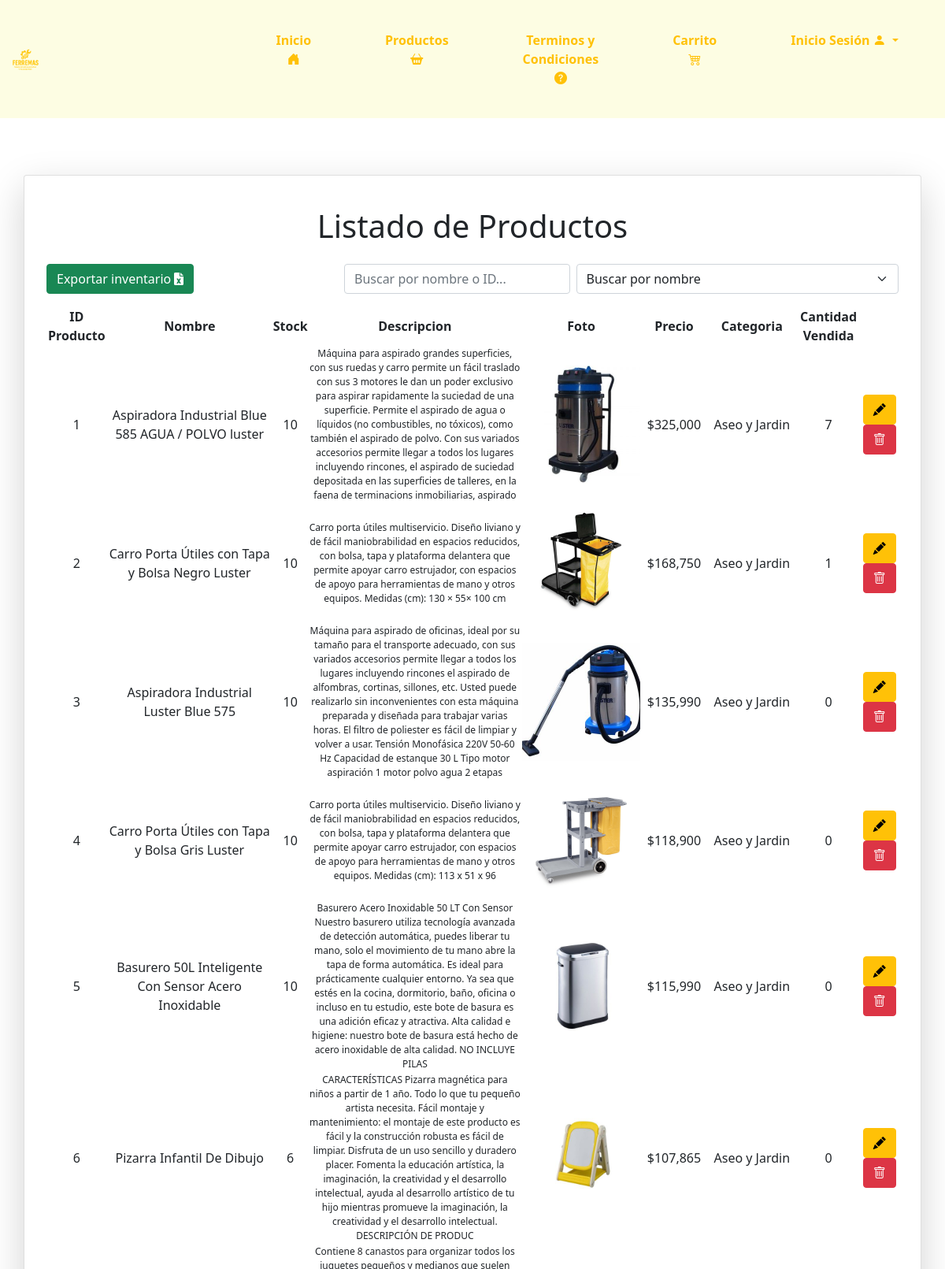
The page /listaproducto/ (upper part) on the database its author committed.
### core/models.py (models this page shows, shortened)
class Producto(models.Model):
    codProducto = models.IntegerField(primary_key=True)
    nombreP = models.CharField(max_length=100)
    stock = models.IntegerField()
    descipcion = models.CharField(max_length=500)
    foto = models.ImageField(upload_to="productos")  # Directorio de destino para las imágenes de los productos
    precio = models.IntegerField()
    categoria = models.ForeignKey(Categoria, on_delete=models.CASCADE)

class Categoria(models.Model):
    idCategoria = models.IntegerField(primary_key=True)
    nombreCa = models.CharField(max_length=50)
    def __str__(self) -> str:
        return self.nombreCa

### core/views.py (the view)
# urls.py: path('listaproducto/', listaproducto, name="listaproducto"),
def listaproducto(request):
    productoListado = Producto.objects.all()
    categorias = Categoria.objects.all()
    productos_vendidos = DetalleVenta.objects.values('producto_id').annotate(total_vendido=Sum('cantidad')).order_by('-total_vendido')
    for producto in productoListado:
        producto.cantidad_vendida = 0
        for pv in productos_vendidos:
            if pv['producto_id'] == producto.codProducto:
                producto.cantidad_vendida = pv['total_vendido']
                break
    productos_bajo_stock = productoListado.filter(stock__lt=15)
    contexto = {
        "categorias": categorias,
        "productos": productoListado,
        'productos_bajo_stock': productos_bajo_stock
    }
    return render(request, 'core/listaproducto.html', contexto)

### core/templatetags/custom_filters.py (called while the page is built)
@register.filter
def format_clp(value):
    try:
        return "${:,.0f}".format(value)
    except (ValueError, TypeError):
        return value

### core/templates/core/listaproducto.html (shortened to what this page needs)
{% load static %}
{% load custom_filters %}
<!DOCTYPE html>
<html lang="en">
<head>
    <link href="https://cdn.jsdelivr.net/npm/bootstrap@5.0.2/dist/css/bootstrap.min.css" rel="stylesheet"
>
    <link href="https://cdnjs.cloudflare.com/ajax/libs/font-awesome/6.0.0-beta3/css/all.min.css" rel="stylesheet">
    <link type="text/css" rel="stylesheet" href="{% static 'css/inicio.css' %}">
    <link href="https://cdn.jsdelivr.net/npm/bootstrap-icons/font/bootstrap-icons.css" rel="stylesheet">
</head>
<body>
    <nav class="navbar navbar-expand-lg navbar-light" style="background-color: #fdfde3;">
        <div class="container-fluid">
            <a class="navbar-brand" href="{% url 'inicio' %}">
                <img src="{% static 'img/logo_ferremas.png' %}" class="logo" style="max-width: 15%;"
                    alt="Ferrenas">
            </a>
            <div class="collapse navbar-collapse justify-content-end" id="navbarNav">
                <ul class="navbar-nav">
                    <li class="nav-item">
                        <a class="btn btn-outline-warning py-4 px-4 mx-2" href="{% url 'inicio' %}">
                            Inicio
                            <i class="bi bi-house-door-fill"></i>
                        </a>
                    </li>
                    <li class="nav-item">
                        <a class="btn btn-outline-warning py-4 px-4 mx-2" href="{% url 'productos' %}">
                            Productos
                            <i class="bi bi-basket2-fill"></i>
                        </a>
                    </li>
                    <li class="nav-item">
                        <a class="btn btn-outline-warning py-4 px-4 mx-2" href="{% url 'terminos' %}">
                            Terminos y Condiciones
                            <i class="bi bi-question-circle-fill"></i>
                        </a>
                    </li>
                    <li class="nav-item">
                        <a class="btn btn-outline-warning py-4 px-4 mx-2 position-relative" data-bs-toggle="modal" data-bs-target="#cartModal">
                            Carrito
                            <i class="bi bi-cart4"></i>
                        </a>
                    </li>
                    <li class="nav-item dropdown">
                        {% if user.is_authenticated %}
                        <div class="btn-group">
                            <button type="button" class="btn btn-outline-warning py-4 px-4 mx-2 dropdown-toggle"
                                data-bs-toggle="dropdown" style="font-weight: 700; border: 0px; border-radius: 10px;">
                                {% if user.is_superuser %}
                                Administrador
                                {% else %}
                                Hola {{ user.first_name }}
                                {% endif %}
                                <i class="bi bi-person-fill"></i>
                            </button>
                            <ul class="dropdown-menu"
                                style="margin-left: 25px; margin-top: -5px; background-color: #ffc107; border: 0px; border-radius: 10px;">
                                {% if user.is_superuser %}
                                <li><a class="dropdown-item"
                                        style="padding: 10px; color:black; background-color: #fdfde3;"
                                        href="{% url 'administrador' %}">Administrador</a></li>
                                {% else %}
                                <li><a class="dropdown-item"
                                        style="padding: 10px; color:black; background-color: #fdfde3;"
                                        href="{% url 'editarperfil' %}">Editar Perfil</a></li>
                                {% endif %}
                                <li><a class="dropdown-item"
                                        style="padding: 10px; color:black; background-color: #fdfde3;"
                                        href="{% url 'cerrarsesion' %}">Cerrar Sesión</a></li>
                            </ul>
                        </div>
                        {% else %}
                        <div class="btn-group">
                            <button type="button" class="btn btn-outline-warning py-4 px-4 mx-2 dropdown-toggle"
                                data-bs-toggle="dropdown" style="font-weight: 700; border: 0px; border-radius: 10px;">
                                Inicio Sesión
                                <i class="bi bi-person-fill"></i>
                            </button>
                        </div>
                        {% endif %}
                    </li>
                </ul>
            </div>
        </div>
    </nav>
    <br>
    <div class="container my-5">
        <div class="row">
            <div class="card shadow-lg">
                <div class="card-body">
                    <br>
                    <h1 class="text-center mb-4">Listado de Productos</h1>
                    <div class="d-flex justify-content-between align-items-center mb-3">
                        <div>
                            <a href="{% url 'exportar_productos_excel' %}" class="btn btn-success">
                                Exportar inventario
                                <i class="fas fa-file-excel"></i>
                            </a>
                        </div>
                        <div class="d-flex">
                            <input type="text" id="searchInput" class="form-control me-2" style="width: 500px;" placeholder="Buscar por nombre o ID...">
                            <select id="searchType" class="form-select">
                                <option value="nombre">Buscar por nombre</option>
                            </select>
                        </div>
                    </div>
                    <table class="col-md-12 col-xl-12" >
                        <thead>
                            <tr style="text-align: center;">
                                <th>ID Producto</th>
                                <th>Nombre</th>
                                <th>Stock</th>
                                <th>Descripcion</th>
                                <th>Foto</th>
                                <th>Precio</th>
                                <th>Categoria</th>
                                <th>Cantidad Vendida</th>
                            </tr>
                        </thead>
                        <tbody id="productosTable">
                            {% for m in productos %}
                            <tr style="text-align: center;">
                                <td>{{ m.codProducto }}</td>
                                <td>{{ m.nombreP }}</td>
                                <td>{{ m.stock }}</td>
                                <td style="width: 25%; font-size: 12px;">{{ m.descipcion }}</td>
                                <td><img src="{{ m.foto.url }}" alt="{{ m.nombreP }}" style="max-width: 150px;"></td>
                                <td>{{ m.precio | format_clp }}</td>
                                <td>{{ m.categoria }}</td>
                                <td>{{ m.cantidad_vendida }}</td>
                                <td>
                                    <a href="{% url 'editarproducto' m.codProducto  %}" class="btn btn-warning"><i class="bi bi-pencil-fill"></i></a>
                                    <a href="#" onclick="eliminar_producto('{{ m.codProducto }}')" class="btn btn-danger">
                                        <i class="bi bi-trash"></i>
                                    </a>
                                </td>
                            </tr>
                            {% endfor %}
                        </tbody>
                </div>
            </div>
        </div>
    </div>
</body>
</html>

### core/static/css/inicio.css (style rules this page uses)
.navbar { padding: 0%; }
.navbar-nav li { padding: 15px 15px; }
.navbar-nav li a { font-weight: 700; border: 0px; border-radius: 10px; }

### rows shown on the page
Producto: codProducto "1", nombreP "Aspiradora Industrial Blue 585 AGUA / POLVO luster", stock "10", descipcion "Máquina para aspirado grandes superficies, con sus ruedas y carro permite un fácil traslado con sus 3 motores le dan un poder exclusivo para aspirar rapidamente la suciedad de una superficie. Permite el aspirado de agua o líquidos (no combustibles, no tóxicos), como también el aspirado de polvo. Con sus variados accesorios permite llegar a todos los lugares incluyendo rincones, el aspirado de suciedad depositada en las superficies de talleres, en la faena de terminacions inmobiliarias, aspirado", foto (picture), precio "$325,000", categoria "Aseo y Jardin", cantidad_vendida "7"
Producto: codProducto "2", nombreP "Carro Porta Útiles con Tapa y Bolsa Negro Luster", stock "10", descipcion "Carro porta útiles multiservicio. Diseño liviano y de fácil maniobrabilidad en espacios reducidos, con bolsa, tapa y plataforma delantera que permite apoyar carro estrujador, con espacios de apoyo para herramientas de mano y otros equipos. Medidas (cm): 130 × 55× 100 cm", foto (picture), precio "$168,750", categoria "Aseo y Jardin", cantidad_vendida "1"
Producto: codProducto "3", nombreP "Aspiradora Industrial Luster Blue 575", stock "10", descipcion "Máquina para aspirado de oficinas, ideal por su tamaño para el transporte adecuado, con sus variados accesorios permite llegar a todos los lugares incluyendo rincones el aspirado de alfombras, cortinas, sillones, etc. Usted puede realizarlo sin inconvenientes con esta máquina preparada y diseñada para trabajar varias horas. El filtro de poliester es fácil de limpiar y volver a usar. Tensión Monofásica 220V 50-60 Hz Capacidad de estanque 30 L Tipo motor aspiración 1 motor polvo agua 2 etapas", foto (picture), precio "$135,990", categoria "Aseo y Jardin", cantidad_vendida "0"
Producto: codProducto "4", nombreP "Carro Porta Útiles con Tapa y Bolsa Gris Luster", stock "10", descipcion "Carro porta útiles multiservicio. Diseño liviano y de fácil maniobrabilidad en espacios reducidos, con bolsa, tapa y plataforma delantera que permite apoyar carro estrujador, con espacios de apoyo para herramientas de mano y otros equipos. Medidas (cm): 113 x 51 x 96", foto (picture), precio "$118,900", categoria "Aseo y Jardin", cantidad_vendida "0"
Producto: codProducto "5", nombreP "Basurero 50L Inteligente Con Sensor Acero Inoxidable", stock "10", descipcion "Basurero Acero Inoxidable 50 LT Con Sensor Nuestro basurero utiliza tecnología avanzada de detección automática, puedes liberar tu mano, solo el movimiento de tu mano abre la tapa de forma automática. Es ideal para prácticamente cualquier entorno. Ya sea que estés en la cocina, dormitorio, baño, oficina o incluso en tu estudio, este bote de basura es una adición eficaz y atractiva. Alta calidad e higiene: nuestro bote de basura está hecho de acero inoxidable de alta calidad. NO INCLUYE PILAS", foto (picture), precio "$115,990", categoria "Aseo y Jardin", cantidad_vendida "0"
Producto: codProducto "6", nombreP "Pizarra Infantil De Dibujo", stock "6", descipcion "CARACTERÍSTICAS Pizarra magnética para niños a partir de 1 año. Todo lo que tu pequeño artista necesita. Fácil montaje y mantenimiento: el montaje de este producto es fácil y la construcción robusta es fácil de limpiar. Disfruta de un uso sencillo y duradero placer. Fomenta la educación artística, la imaginación, la creatividad y el desarrollo intelectual, ayuda al desarrollo artístico de tu hijo mientras promueve la imaginación, la creatividad y el desarrollo intelectual. DESCRIPCIÓN DE PRODUC", foto (picture), precio "$107,865", categoria "Aseo y Jardin", cantidad_vendida "0"
